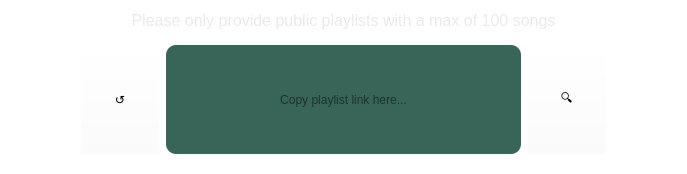
<?xml version="1.0" encoding="UTF-8"?>
<ui version="4.0">
 <class>search_bar</class>
 <widget class="QWidget" name="search_bar">
  <property name="geometry">
   <rect>
    <x>0</x>
    <y>0</y>
    <width>687</width>
    <height>174</height>
   </rect>
  </property>
  <property name="windowTitle">
   <string>Form</string>
  </property>
  <property name="styleSheet">
   <string notr="true">background-color: rgba(255, 255, 255, 0);</string>
  </property>
  <layout class="QVBoxLayout" name="verticalLayout">
   <item>
    <layout class="QHBoxLayout" name="welcome_user_layout"/>
   </item>
   <item>
    <widget class="QLabel" name="context_label">
     <property name="styleSheet">
      <string notr="true">font: 500 13pt &quot;Product Sans Medium&quot;;</string>
     </property>
     <property name="text">
      <string>&lt;html&gt;&lt;head/&gt;&lt;body&gt;&lt;p align=&quot;center&quot;&gt;&lt;span style=&quot; font-size:12pt; font-weight:400; color:#eaeaea;&quot;&gt;Please only provide public playlists with a max of 100 songs&lt;/span&gt;&lt;/p&gt;&lt;/body&gt;&lt;/html&gt;</string>
     </property>
    </widget>
   </item>
   <item>
    <widget class="QWidget" name="search_widget" native="true">
     <property name="sizePolicy">
      <sizepolicy hsizetype="Preferred" vsizetype="Minimum">
       <horstretch>100</horstretch>
       <verstretch>2</verstretch>
      </sizepolicy>
     </property>
     <property name="minimumSize">
      <size>
       <width>0</width>
       <height>0</height>
      </size>
     </property>
     <layout class="QHBoxLayout" name="horizontalLayout_5">
      <item>
       <spacer name="horizontalSpacer_2">
        <property name="orientation">
         <enum>Qt::Horizontal</enum>
        </property>
        <property name="sizeType">
         <enum>QSizePolicy::Minimum</enum>
        </property>
        <property name="sizeHint" stdset="0">
         <size>
          <width>60</width>
          <height>10</height>
         </size>
        </property>
       </spacer>
      </item>
      <item>
       <widget class="QPushButton" name="clear_button">
        <property name="sizePolicy">
         <sizepolicy hsizetype="Minimum" vsizetype="Minimum">
          <horstretch>0</horstretch>
          <verstretch>0</verstretch>
         </sizepolicy>
        </property>
        <property name="cursor">
         <cursorShape>PointingHandCursor</cursorShape>
        </property>
        <property name="contextMenuPolicy">
         <enum>Qt::DefaultContextMenu</enum>
        </property>
        <property name="styleSheet">
         <string notr="true"/>
        </property>
        <property name="text">
         <string>↺</string>
        </property>
       </widget>
      </item>
      <item>
       <widget class="QLineEdit" name="enter_playlist_input">
        <property name="sizePolicy">
         <sizepolicy hsizetype="Minimum" vsizetype="Minimum">
          <horstretch>50</horstretch>
          <verstretch>50</verstretch>
         </sizepolicy>
        </property>
        <property name="minimumSize">
         <size>
          <width>0</width>
          <height>0</height>
         </size>
        </property>
        <property name="styleSheet">
         <string notr="true">background-color:rgb(57, 101, 89);
border-radius: 10px;
font: 500 13pt &quot;Product Sans Medium&quot;;</string>
        </property>
        <property name="inputMethodHints">
         <set>Qt::ImhNone</set>
        </property>
        <property name="inputMask">
         <string/>
        </property>
        <property name="text">
         <string/>
        </property>
        <property name="frame">
         <bool>true</bool>
        </property>
        <property name="echoMode">
         <enum>QLineEdit::Normal</enum>
        </property>
        <property name="alignment">
         <set>Qt::AlignCenter</set>
        </property>
        <property name="placeholderText">
         <string>Copy playlist link here...</string>
        </property>
        <property name="clearButtonEnabled">
         <bool>false</bool>
        </property>
       </widget>
      </item>
      <item>
       <widget class="QPushButton" name="search_push_button">
        <property name="sizePolicy">
         <sizepolicy hsizetype="Minimum" vsizetype="Minimum">
          <horstretch>0</horstretch>
          <verstretch>0</verstretch>
         </sizepolicy>
        </property>
        <property name="minimumSize">
         <size>
          <width>1</width>
          <height>2</height>
         </size>
        </property>
        <property name="cursor">
         <cursorShape>PointingHandCursor</cursorShape>
        </property>
        <property name="mouseTracking">
         <bool>false</bool>
        </property>
        <property name="text">
         <string>🔍</string>
        </property>
        <property name="iconSize">
         <size>
          <width>16</width>
          <height>16</height>
         </size>
        </property>
        <property name="default">
         <bool>false</bool>
        </property>
       </widget>
      </item>
      <item>
       <spacer name="horizontalSpacer_3">
        <property name="orientation">
         <enum>Qt::Horizontal</enum>
        </property>
        <property name="sizeType">
         <enum>QSizePolicy::Minimum</enum>
        </property>
        <property name="sizeHint" stdset="0">
         <size>
          <width>60</width>
          <height>20</height>
         </size>
        </property>
       </spacer>
      </item>
     </layout>
    </widget>
   </item>
  </layout>
 </widget>
 <resources/>
 <connections/>
</ui>
